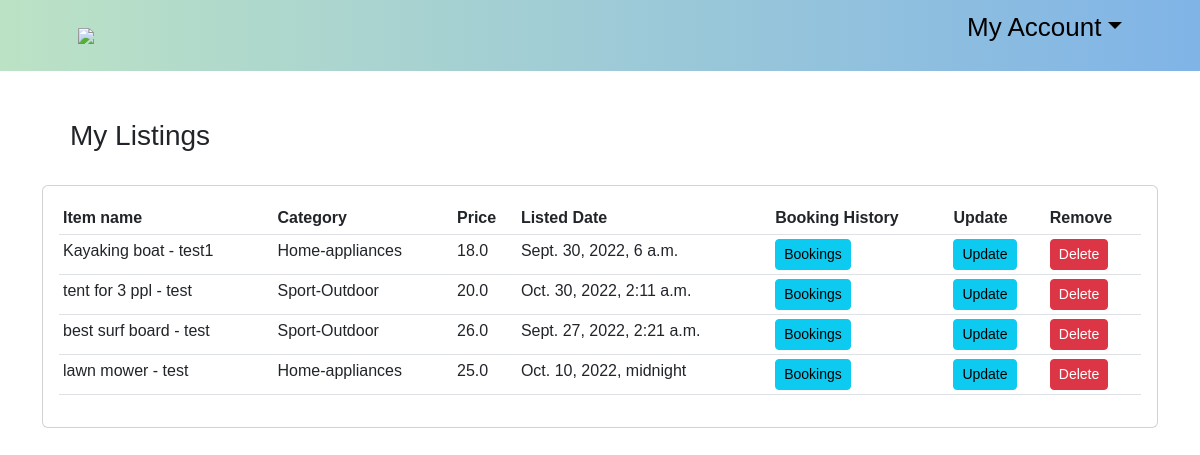
The app's page /my-items/2/ (signed in) with its own data.
### ecommerce/models.py (models this page shows, shortened)
class Product(models.Model):
    CATEGORY = (
                ('Sport-Outdoor', 'Sport & Outdoor'),
                ('Drones-cameras', 'Drones & cameras'),
                ('Electronics', 'Electronics'),
                ('Home-appliances', 'Home appliances'),
                ('Musical-equipments', 'Musical equipments'),
                ('Accessories','Accessories'),
                )
    customer = models.ForeignKey(Customer, null=True, on_delete=models.SET_NULL)
    name = models.CharField(max_length=200, null=True)
    price = models.FloatField(null=True)
    category = models.CharField(max_length=200, null=True,choices=CATEGORY)
    description = models.CharField(max_length=200, null=True, blank=True)
    date_created= models.DateTimeField(auto_now_add=True, null=True)
    available_from = models.DateTimeField(null=True)
    available_to = models.DateTimeField(null=True)
    item_pic = models.ImageField( null=True)
    item_pic_2 = models.ImageField(null=True, blank=True)
    item_pic_3 = models.ImageField(null=True, blank=True)
    item_pic_4 = models.ImageField(null=True, blank=True)

### ecommerce/views.py (the view)
# urls.py: path('my-items/<str:pk>/', views.myitem, name='myitem'),
@login_required(login_url='login')
def myitem(request, pk):
    customer = Customer.objects.get(id=pk)
    form = ProductForm(instance=customer)
    products = Product.objects.all()
    context = {'form':form, 'customer':customer,'products':products}
    return render(request, 'my_item.html', context)

### templates/my_item.html
<!DOCTYPE html>
{% extends 'old/main.html' %}
{% load static%}
{% load crispy_forms_tags %}
	{% block content %}
			<br><br><h3>&emsp;My Listings </h3><br>
			<div class="card card-body" style="overflow-y:auto; ">
				<table class="table table-sm">
					<tr>
						<th>Item name</th>
						<th>Category</th>
						<th>Price</th>
						<th>Listed Date</th>
						<th>Booking History</th>
						<th>Update</th>
						<th>Remove</th>
					</tr>
					{% for i in products %}
						{% if i.customer == request.user.customer %}
							<tr>
								<td>{{ i.name }}</td>
								<td>{{ i.category }}</td>
								<td>{{ i.price }}</td>
								<td>{{ i.available_to }}</td>
								<td><a  class = "btn btn-sm btn-info" href="{%url 'mybookeditems' i.id  %}">Bookings</a></td>
								<td><a  class = "btn btn-sm btn-info" href="{% url 'updateitem' i.id%}">Update</a></td>
								<td><a  class = "btn btn-sm btn-danger" href="#">Delete</a></td>
							</tr>
						{%endif%}
					{% endfor %}
				</table>
			</div>
	{% endblock content %}

### static/cssivy/main.css (style rules this page uses)
body { background-color : white; }

### templates/old/main.html (style rules this page uses)
body { font-family: 'Poppins', sans-serif; }

### records on screen
Product: name "Kayaking boat - test1", category "Home-appliances", price "18.0", available_to "Sept. 30, 2022, 6 a.m."
Product: name "tent for 3 ppl - test", category "Sport-Outdoor", price "20.0", available_to "Oct. 30, 2022, 2:11 a.m."
Product: name "best surf board - test", category "Sport-Outdoor", price "26.0", available_to "Sept. 27, 2022, 2:21 a.m."
Product: name "lawn mower - test", category "Home-appliances", price "25.0", available_to "Oct. 10, 2022, midnight"
